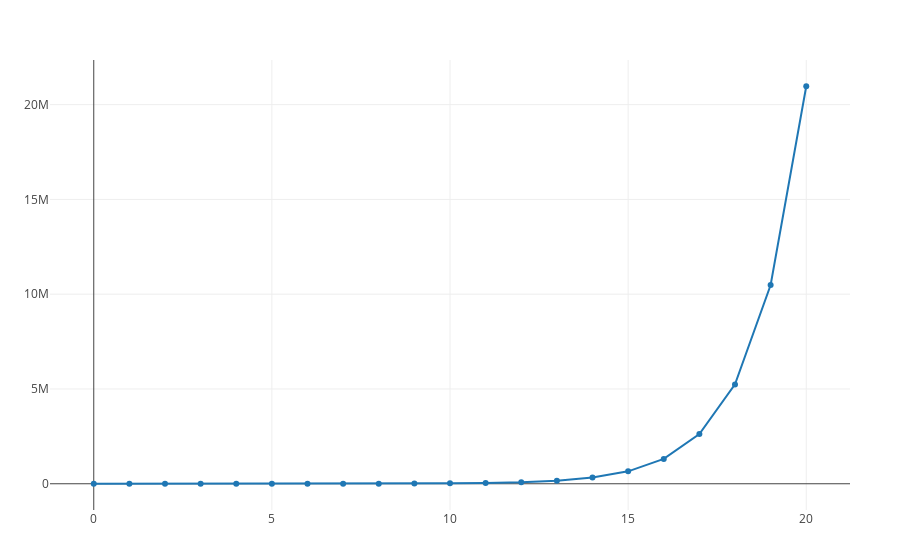

Source (notebook cell):
### Code cell
using IJulia, PlotlyJS
P = IJulia.readprompt("P0= ")
P = parse(Float64, P)
tstop = IJulia.readprompt("Timpul final = ")
tstop = parse(Int64,tstop)
λ = IJulia.readprompt("λ = ")
λ = parse(Float64,λ)
vals=[P]
for t in 1:tstop
    P=λ*P
    append!(vals,P)
end
trace=scatter(x=collect(0:tstop),y=vals, mode="lines+markers", name="Nr. de indivizi")
plot([trace],Layout(legend_title_text="Populație"))

### Figure 1 — Plotly figure (JSON) as saved in the notebook; plotly's stock layout.template omitted (floating-point values rounded to 4 significant figures)
{"data": [{"mode": "lines+markers", "name": "Nr. de indivizi", "type": "scatter", "x": [0, 1, 2, 3, 4, 5, 6, 7, 8, 9, 10, 11, 12, 13, 14, 15, 16, 17, 18, 19, 20], "y": [20, 40, 80, 160, 320, 640, 1280, 2560, 5120, 10240, 20480, 40960, 81920, 163840, 327680, 655360, 1310720, 2621440, 5242880, 10485760, 20971520]}], "layout": {"autosize": true, "legend": {"title": {"text": "Populație"}}, "margin": {"b": 50, "l": 50, "r": 50, "t": 60}, "xaxis": {"autorange": true, "range": [-1.188, 21.19], "type": "linear"}, "yaxis": {"autorange": true, "range": [-1419000.0, 22390000.0], "type": "linear"}}}
